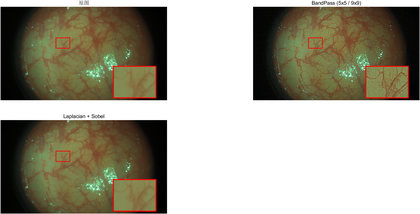
%> input picture A_Laplacian_sobel/Results/20251204144725453_20260911_093647_361/comparison.png, 420 x 214 px, shrunk from 1857 x 948 before the run, given in place of 20251204144725453.bmp, which was not available
$ octave --eval "result = validateRealImageExperiments;"   (GNU Octave 9; MATLAB toolbox functions it lacks are replaced by stand-ins)
%> lines starting %> are read from the running program, lines starting %| are printed output that depends on the picture; in (x1, y1, x2, y2) boxes, pixels count from 0 and x2, y2 are one past the last pixel; in counts of white or black regions, pixels touching at a corner belong together; the program's own positions count from 1; pictures that were not available may be replaced by others from this repository, and a replacement may not be noted
### A_Laplacian_sobel/Functions/runLaplacianTextureExperiment.m
function [outputDir, experiment] = runLaplacianTextureExperiment( ...
        inputPath, alpha, roi, outputRoot)
%RUNLAPLACIANTEXTUREEXPERIMENT 同图计算、显示并保存两条增强链。
%   demo 负责运行时框选；本函数接收明确的整数像素 ROI [x y w h]。
%   自动保存检查可提供固定 ROI，不将它当作手动交互验收。
%   BandPass 使用独立副本：5x5 / 0.7,1.2 和 9x9 / 1.1,1.8，增量7.5/15。
%   PNG 为显示映射；experiment.mat 保留原始有符号 double 数据。

    narginchk(4, 4);
    moduleRoot = fileparts(fileparts(mfilename('fullpath')));
    originalPath = path;
    pathCleanup = onCleanup(@() path(originalPath));
    addpath(fullfile(moduleRoot, 'ReferenceBandPass'), '-begin');
    addpath(fullfile(moduleRoot, 'Functions'), '-begin');

    img = imread(inputPath);
    if ~(isa(img, 'uint8') && ~isempty(img) && ...
            ndims(img) == 3 && size(img, 3) == 3)
        error('runLaplacianTextureExperiment:InvalidImage', ...
            '输入必须为非空 RGB uint8 图像。');
    end
    if ~(isnumeric(roi) && isreal(roi) && isequal(size(roi), [1, 4]) && ...
            all(isfinite(roi)) && all(roi == round(roi)) && all(roi >= 1) && ...
            roi(1) + roi(3) - 1 <= size(img, 2) && ...
            roi(2) + roi(4) - 1 <= size(img, 1))
        error('runLaplacianTextureExperiment:InvalidROI', ...
            'roi 必须为图像内的整数像素矩形 [x y width height]。');
    end
    roi = double(roi);

    [outImg, debug] = enhanceTextureLaplacian(img, alpha);
    alpha = double(alpha);
    bandPassParams = struct('sigmaFine1', 0.7, 'sigmaFine2', 1.2, ...
        'sigmaMid1', 1.1, 'sigmaMid2', 1.8);
    alphaFine = 7.5;
    alphaMid = 15;
    [detailFine, detailMid] = splitLayerDualBandPass(img, bandPassParams);
    [softMaskMid, softMaskFine, hardMask] = softHighlightMaskDual(img);
    imgRawBandPass = double(img) ...
        + alphaFine .* detailFine .* (1 - softMaskFine) ...
        + alphaMid .* detailMid .* (1 - softMaskMid);
    imgBandPass = uint8(round(min(max(imgRawBandPass, 0), 255)));

    showImageComparison({img, imgBandPass, outImg}, ...
        ["原图", "BandPass (5x5 / 9x9)", "Laplacian + Sobel"], roi);
    comparisonFigure = gcf;

    % 细节图共享对称尺度，梯度图共享尺度；全零时使用安全显示尺度1。
    displayScales = struct( ...
        'detailAbsMax', max(max(abs(debug.detail(:))), 1), ...
        'gradientMax', max(max(debug.gradient(:)), 1), ...
        'signedZeroLevel', 0.5, 'weightRange', [0, 1]);
    bandPass = struct('params', bandPassParams, ...
        'kernelSizeFine', 5, 'kernelSizeMid', 9, ...
        'alphaFine', alphaFine, 'alphaMid', alphaMid, ...
        'detailFine', detailFine, 'detailMid', detailMid, ...
        'softMaskFine', softMaskFine, 'softMaskMid', softMaskMid, ...
        'hardMask', hardMask, 'rawOutput', imgRawBandPass, 'output', imgBandPass);
    experiment = struct('inputPath', char(inputPath), 'img', img, ...
        'alpha', alpha, 'roi', roi, 'debug', debug, 'outImg', outImg, ...
        'bandPass', bandPass, 'displayScales', displayScales);

    [~, imageStem] = fileparts(char(inputPath));
    runName = [imageStem, '_', char(datetime('now', 'Format', 'yyyyMMdd_HHmmss_SSS'))];
    outputDir = fullfile(outputRoot, runName);
    suffix = 1;
    while exist(outputDir, 'file') || exist(outputDir, 'dir')
        outputDir = fullfile(outputRoot, sprintf('%s_%d', runName, suffix));
        suffix = suffix + 1;
    end
    mkdir(outputDir);
    imwrite(img, fullfile(outputDir, '01_original.png'));
    imwrite(signedDisplay(debug.detail, displayScales.detailAbsMax), ...
        fullfile(outputDir, '02_laplacian_detail.png'));
    imwrite(unitDisplay(debug.gradient / displayScales.gradientMax), ...
        fullfile(outputDir, '03_sobel_gradient.png'));
    imwrite(unitDisplay(debug.gradientSmooth / displayScales.gradientMax), ...
        fullfile(outputDir, '04_sobel_gradient_smooth.png'));
    imwrite(unitDisplay(debug.sobelWeight), fullfile(outputDir, '05_sobel_weight.png'));
    imwrite(debug.highlightHardMask, fullfile(outputDir, '06_highlight_hard_mask.png'));
    imwrite(unitDisplay(debug.highlightSoftMask), ...
        fullfile(outputDir, '07_highlight_soft_mask.png'));
    imwrite(unitDisplay(debug.highlightWeight), ...
        fullfile(outputDir, '08_highlight_weight.png'));
    imwrite(signedDisplay(debug.weightedDetail, displayScales.detailAbsMax), ...
        fullfile(outputDir, '09_weighted_detail.png'));
    imwrite(outImg, fullfile(outputDir, '10_output.png'));
    imwrite(imgBandPass, fullfile(outputDir, '11_bandpass_output.png'));
    exportgraphics(comparisonFigure, fullfile(outputDir, 'comparison.png'), ...
        'Resolution', 150);
    save(fullfile(outputDir, 'experiment.mat'), 'experiment', '-v7.3');
    % 恢复调用前路径，显示窗口继续保留供观察。
    clear pathCleanup;
end


function imageU8 = signedDisplay(values, scale)
    imageU8 = unitDisplay(0.5 + 0.5 * values / scale);
end


function imageU8 = unitDisplay(values)
    imageU8 = uint8(round(255 * min(max(values, 0), 1)));
end

### A_Laplacian_sobel/Functions/enhanceTextureLaplacian.m
function [outImg, debug] = enhanceTextureLaplacian(img, alpha)
%ENHANCETEXTURELAPLACIAN Laplacian + Sobel 权重 + 单 Highlight SoftMask。
%   img：非空 RGB uint8 图像。
%   alpha：有限非负实数标量，缺省为 3；0 表示不增加细节。
%   outImg：与输入同尺寸的 RGB uint8 图像。
%   debug：设计文档规定的十二个二维中间结果。

    narginchk(1, 2);
    if ~(isa(img, 'uint8') && ~isempty(img) && ...
            ndims(img) == 3 && size(img, 3) == 3)
        error('enhanceTextureLaplacian:InvalidImage', ...
            'img 必须是非空 RGB uint8 图像。');
    end
    if nargin < 2
        alpha = 3;
    end
    if ~(isnumeric(alpha) && isreal(alpha) && isscalar(alpha) && ...
            isfinite(alpha) && alpha >= 0)
        error('enhanceTextureLaplacian:InvalidParameter', ...
            'alpha 必须是有限非负实数标量。');
    end
    alpha = double(alpha);

    imgD = double(img);
    R = imgD(:, :, 1);
    G = imgD(:, :, 2);
    B = imgD(:, :, 3);
    Y = 0.299 * R + 0.587 * G + 0.114 * B;

    detail = getLaplacianDetail(Y);
    [sobelWeight, gx, gy, gradient, gradientSmooth] = getSobelWeight(Y);
    [highlightSoftMask, highlightHardMask] = softHighlightMaskSingle(img);
    highlightWeight = 1 - highlightSoftMask;

    weightedDetail = detail .* sobelWeight .* highlightWeight;
    Yout = Y + alpha * weightedDetail;
    Yout = min(max(Yout, 0), 255);

    deltaY = Yout - Y;
    Rout = min(max(R + deltaY, 0), 255);
    Gout = min(max(G + deltaY, 0), 255);
    Bout = min(max(B + deltaY, 0), 255);
    outImg = uint8(round(cat(3, Rout, Gout, Bout)));

    debug.Y = Y;
    debug.detail = detail;
    debug.gx = gx;
    debug.gy = gy;
    debug.gradient = gradient;
    debug.gradientSmooth = gradientSmooth;
    debug.sobelWeight = sobelWeight;
    debug.highlightHardMask = highlightHardMask;
    debug.highlightSoftMask = highlightSoftMask;
    debug.highlightWeight = highlightWeight;
    debug.weightedDetail = weightedDetail;
    debug.Yout = Yout;
end

### A_Laplacian_sobel/Functions/getLaplacianDetail.m
function detail = getLaplacianDetail(Y)
%GETLAPLACIANDETAIL 用中心为正的 3x3 Laplacian 核提取亮度细节。
%   Y：非空二维 double 亮度，detail：同尺寸的有符号 double。
%   边界采用 replicate；重建时将该细节加回原始亮度。

    narginchk(1, 1);
    if ~(isa(Y, 'double') && isreal(Y) && ismatrix(Y) && ...
            ~isempty(Y) && all(isfinite(Y(:))))
        error('getLaplacianDetail:InvalidImage', ...
            'Y 必须是非空有限实数二维 double 亮度图。');
    end

    kernelL = [0 -1 0; -1 4 -1; 0 -1 0];
    detail = imfilter(Y, kernelL, 'replicate', 'same');
end

### A_Laplacian_sobel/Functions/getSobelWeight.m
function [sobelWeight, gx, gy, gradient, gradientSmooth] = getSobelWeight(Y)
%GETSOBELWEIGHT Sobel L1 梯度经 5x5 均值平滑及固定尺度归一化。
%   Y：非空二维 double 亮度；所有输出均为同尺寸二维 double。
%   sobelWeight = clip(gradientSmooth / (8 * 255), 0, 1)。
%   不使用梯度阈值或 SoftMask 映射；各滤波边界采用 replicate。

    narginchk(1, 1);
    if ~(isa(Y, 'double') && isreal(Y) && ismatrix(Y) && ...
            ~isempty(Y) && all(isfinite(Y(:))))
        error('getSobelWeight:InvalidImage', ...
            'Y 必须是非空有限实数二维 double 亮度图。');
    end

    sobelX = [-1 0 1; -2 0 2; -1 0 1];
    sobelY = [-1 -2 -1; 0 0 0; 1 2 1];
    gx = imfilter(Y, sobelX, 'replicate', 'same');
    gy = imfilter(Y, sobelY, 'replicate', 'same');
    gradient = abs(gx) + abs(gy);

    meanKernel = ones(5, 5) / 25;
    gradientSmooth = imfilter(gradient, meanKernel, 'replicate', 'same');
    sobelWeight = gradientSmooth / (8 * 255);
    sobelWeight = min(max(sobelWeight, 0), 1);
end

### A_Laplacian_sobel/Functions/highlightMask.m
function mask = highlightMask(img)

% 利用阈值分割，形成亮斑掩码

% img  : RGB三通道 uint8 图像
% mask : logical二值亮斑掩模
%        1 - 亮斑
%        0 - 非亮斑

assert(isa(img, 'uint8'), '输入图像必须为 uint8 类型');
assert(size(img, 3) == 3, '输入图像必须为 RGB 三通道图像');

[height, width, ~] = size(img);

%% 参数设置
Te = uint8(round(255*0.93));
Th = uint8(round(255*0.85));
Tl = uint8(round(255*0.1));

%% 获取最大最小值
% Lmax 用于暗区增强和亮斑亮度判断
% Lmin 用于判断 RGB 三通道是否接近

Lmax = zeros(height, width);
Lmin = zeros(height, width);
lightMask = zeros(height, width);
mirroMask = zeros(height, width);

for i = 1:height
    for j = 1:width

        % RGB 最大值
        maxTemp = max(img(i,j,1), img(i,j,2));
        Lmax(i,j) = max(maxTemp, img(i,j,3));

        % RGB 最小值
        minTemp = min(img(i,j,1), img(i,j,2));
        Lmin(i,j) = min(minTemp, img(i,j,3));

        chromaDiff = Lmax(i,j) - Lmin(i,j);

        if Lmax(i,j) >= Te
            lightMask(i,j) = 1;
        elseif (Lmax(i,j) >= Th) && (chromaDiff <= Tl)
            mirroMask(i,j) = 1;
        end
    end
end

% Sum_m = sum(mirroMask(:));
% Sum_l = sum(lightMask(:));
% disp([Sum_m, Sum_l]);


mask = lightMask | mirroMask;

% [7 lines of commented-out code are left out]

end

### A_Laplacian_sobel/Functions/dilate3x3.m
function outMask = dilate3x3(inMask, iter)
%DILATE3X3 采用 3x3 邻域的显式膨胀
%
% 输入：
%   inMask : logical 二值图
%   iter   : 膨胀次数，正整数
%
% 输出：
%   outMask : logical 二值图
%
% 说明：
%   这里使用显式循环实现，便于后续定点化 / FPGA 映射。

    assert(islogical(inMask), 'inMask 必须为 logical 类型');
    assert(iter >= 1, 'iter 必须 >= 1');

    outMask = inMask;

    for t = 1:iter
        outMask = dilate3x3Once(outMask);
    end

end


%% ========================================================================
function outMask = dilate3x3Once(inMask)
% 单次 3x3 膨胀，边界采用复制填充

    [height, width] = size(inMask);

    padMask = false(height + 2, width + 2);

    % 中心
    padMask(2:height+1, 2:width+1) = inMask;

    % 上下边
    padMask(1, 2:width+1)        = inMask(1, :);
    padMask(height+2, 2:width+1) = inMask(height, :);

    % 左右边
    padMask(2:height+1, 1)       = inMask(:, 1);
    padMask(2:height+1, width+2) = inMask(:, width);

    % 四角
    padMask(1, 1)                = inMask(1, 1);
    padMask(1, width+2)          = inMask(1, width);
    padMask(height+2, 1)         = inMask(height, 1);
    padMask(height+2, width+2)   = inMask(height, width);

    outMask = false(height, width);

    for i = 1:height
        for j = 1:width
            block = padMask(i:i+2, j:j+2);
            outMask(i, j) = any(block(:));
        end
    end

end

### A_Laplacian_sobel/Functions/softHighlightMaskSingle.m
function [softMask, hardMask] = softHighlightMaskSingle(img)
%SOFTHIGHLIGHTMASKSINGLE 沿用原 Fine 分支尺度的单 Highlight SoftMask。
%   img：非空 RGB uint8 图像。
%   softMask：二维 double，[0,1]；1 表示完全保护，0 表示不保护。
%   hardMask：highlightMask 产生的二维 logical 原始亮斑掩模。
%   3x3 膨胀一次，随后调用 gaussian5x5Fix 一次并保留膨胀核心为 1。

    narginchk(1, 1);
    if ~(isa(img, 'uint8') && ~isempty(img) && ...
            ndims(img) == 3 && size(img, 3) == 3)
        error('softHighlightMaskSingle:InvalidImage', ...
            'img 必须是非空 RGB uint8 图像。');
    end

    hardMask = logical(highlightMask(img));
    coreMask = dilate3x3(hardMask, 1);
    maskU8 = uint8(coreMask) .* uint8(255);
    blurMaskU8 = gaussian5x5Fix(maskU8);
    softMaskU8 = max(maskU8, blurMaskU8);
    softMask = double(softMaskU8) ./ 255.0;
end

### A_Laplacian_sobel/Functions/gaussian5x5Fix.m
function dst = gaussian5x5Fix(img)
% gaussian5x5Fix 5x5整数高斯滤波
%
% img : 输入图像，uint8
%       支持单通道灰度图或RGB三通道图
%
% dst : 高斯滤波输出，uint8，与输入尺寸一致
%
% 高斯核采用可分离整数形式：
%
%            [1 4 6 4 1]
%   h = ---------------------
%                  16
%
% 二维高斯：
%
%   G = h' * h
%
% 水平和垂直方向均采用整数加权，
% 最终统一除以 16*16 = 256。
%
% 设计特点：
%   1. 不使用浮点乘法；
%   2. 系数4、6使用移位加法实现；
%   3. 中间过程不提前截断；
%   4. 最后采用 +128 后右移8位实现四舍五入；
%   5. 便于后续映射到 FPGA / HLS。

%% ========================
%  输入检查
% =========================

assert(isa(img, 'uint8'), ...
    '输入图像必须为 uint8');

assert(ndims(img) == 2 || ...
      (ndims(img) == 3 && size(img, 3) == 3), ...
    '输入图像必须为单通道或RGB三通道 uint8 图像');

[h, w, c] = size(img);


%% ========================
%  镜像填充
% =========================

% 5x5 kernel：
% 上下左右各需要2个像素
padImg = padarray(img, [2, 2], 'symmetric');


%% ========================
%  中间变量
% =========================

% 水平滤波最大值：
%
% 255 * (1 + 4 + 6 + 4 + 1)
% = 255 * 16
% = 4080
%
% uint16 足够

tmp = zeros(h + 4, w, c, 'uint16');

% 最终输出仍然为uint8
dst = zeros(h, w, c, 'uint8');


%% ========================
%  水平 1D Gaussian
% =========================

for ch = 1:c

    for y = 1:(h + 4)

        for x = 1:w

            p0 = uint16(padImg(y, x    , ch));
            p1 = uint16(padImg(y, x + 1, ch));
            p2 = uint16(padImg(y, x + 2, ch));
            p3 = uint16(padImg(y, x + 3, ch));
            p4 = uint16(padImg(y, x + 4, ch));

            % [1 4 6 4 1]
            %
            % 4*x = x << 2
            % 6*x = (x << 2) + (x << 1)

            sumH = ...
                p0 + ...
                bitshift(p1, 2) + ...
                bitshift(p2, 2) + bitshift(p2, 1) + ...
                bitshift(p3, 2) + ...
                p4;

            % 水平方向暂时不除16，
            % 保留完整整数精度
            tmp(y, x, ch) = sumH;

        end
    end
end


%% ========================
%  垂直 1D Gaussian
% =========================

for ch = 1:c

    for y = 1:h

        for x = 1:w

            % 转uint32，避免后续累加位宽受限
            p0 = uint32(tmp(y    , x, ch));
            p1 = uint32(tmp(y + 1, x, ch));
            p2 = uint32(tmp(y + 2, x, ch));
            p3 = uint32(tmp(y + 3, x, ch));
            p4 = uint32(tmp(y + 4, x, ch));

            sumV = ...
                p0 + ...
                bitshift(p1, 2) + ...
                bitshift(p2, 2) + bitshift(p2, 1) + ...
                bitshift(p3, 2) + ...
                p4;

            % 水平归一化系数 = 16
            % 垂直归一化系数 = 16
            %
            % 总归一化系数：
            % 16 * 16 = 256 = 2^8
            %
            % +128 后 >> 8：
            % 实现除256时的四舍五入

            dstPixel = bitshift(sumV + uint32(128), -8);

            dst(y, x, ch) = uint8(dstPixel);

        end
    end
end

end

### A_Laplacian_sobel/tests/validateRealImageExperiments.m
function outputDirs = validateRealImageExperiments
%VALIDATEREALIMAGEEXPERIMENTS 两张实图的算法、显示导出和MAT保存检查。
%   使用明确固定的 ROI 进行自动检查；不替代 demo 的手动框选验收。
    moduleRoot = fileparts(fileparts(mfilename('fullpath')));
    projectRoot = fileparts(moduleRoot);
    originalPath = path;
    originalVisibility = get(groot, 'DefaultFigureVisible');
    environmentCleanup = onCleanup(@() restoreEnvironment( ...
        originalPath, originalVisibility));
    addpath(fullfile(moduleRoot, 'Functions'), '-begin');
    set(groot, 'DefaultFigureVisible', 'off');

    inputPaths = { ...
        fullfile(projectRoot, 'ComenImg', '消化道临床', '20251204144725453.bmp'), ...
        fullfile(projectRoot, 'OlympusImg', ...
            'CV-1500_07351590_20260819092655_PE_0001.jpg')};
    outputDirs = cell(size(inputPaths));
    for i = 1:numel(inputPaths)
        inputPath = inputPaths{i};
        img = imread(inputPath);
%> img is the input picture: size 214x420x3 uint8; mean R, G, B 165.3, 161, 146.2
        roi = [floor(size(img, 2) / 3), floor(size(img, 1) / 3), 160, 120];
%> roi = [140 71 160 120]
        startTime = tic;
        [outputDir, experiment] = runLaplacianTextureExperiment( ...
            inputPath, 3, roi, fullfile(moduleRoot, 'Results'));
%> in enhanceTextureLaplacian, `G = imgD(:, :, 2);`:
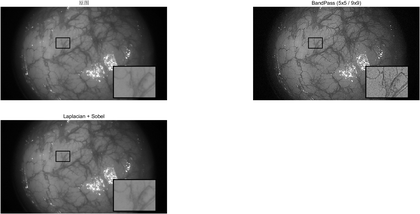
%> G: size 214x420 double; min 0, max 255, mean 161
%> in enhanceTextureLaplacian, `B = imgD(:, :, 3);`:
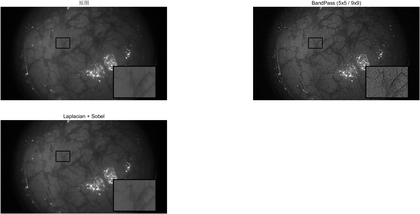
%> B: size 214x420 double; min 0, max 255, mean 146.2
%> in getSobelWeight, `gy = imfilter(Y, sobelY, 'replicate', 'same');`:
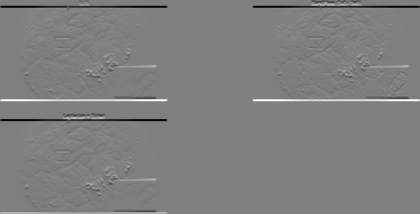
%> gy: size 214x420 double; min -1020, max 1020, mean -1.8; drawn with min black and max white
%> in getSobelWeight, `gradientSmooth = imfilter(gradient, meanKernel, 'replicate', 'same');`:
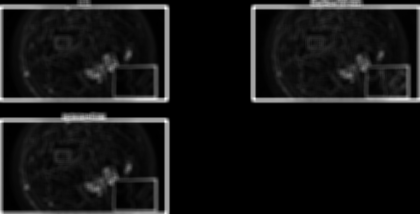
%> gradientSmooth: size 214x420 double; min 0, max 633.6, mean 52.1; drawn with min black and max white
%> after the loop in highlightMask, `for i = 1:height`:
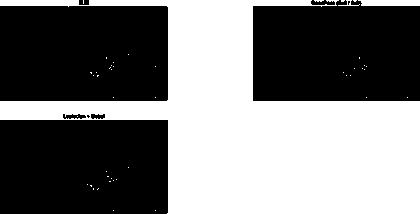
%> lightMask: size 214x420 double; values 0 (black) and 1 (white), 46.7% white; 46 white regions (43 under 20 px), largest, box (x1, y1, x2, y2) and area: (0, 0, 420, 214) 41475, (358, 0, 420, 6) 356, (338, 0, 360, 6) 38
%> after the loop in highlightMask, `for i = 1:height`:
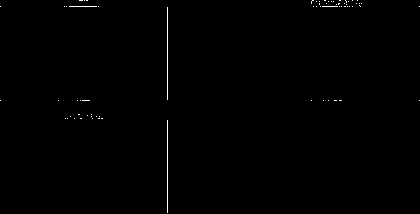
%> mirroMask: size 214x420 double; values 0 (black) and 1 (white), 0.36% white in thin lines or dots
%> in highlightMask, `mask = lightMask | mirroMask;`: mask: size 214x420 logical; 47% white; 46 white regions (45 under 20 px), largest, box (x1, y1, x2, y2) and area: (0, 0, 420, 214) 42220
%> in softHighlightMaskSingle, `maskU8 = uint8(coreMask) .* uint8(255);`: maskU8: size 214x420 uint8; 49% white; 22 white regions (16 under 20 px), largest, box (x1, y1, x2, y2) and area: (0, 0, 420, 214) 43642, (106, 175, 118, 183) 50, (89, 71, 100, 78) 47, (108, 61, 115, 71) 43, (86, 183, 95, 191) 35, (361, 64, 368, 71) 32
%> in gaussian5x5Fix, `padImg = padarray(img, [2, 2], 'symmetric');`:
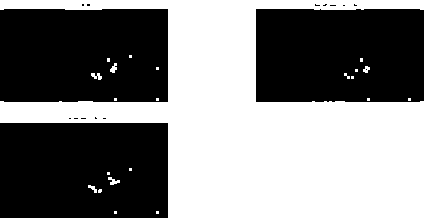
%> padImg: size 218x424 uint8; 49.4% white; 22 white regions (16 under 20 px), largest, box (x1, y1, x2, y2) and area: (0, 0, 424, 218) 45308, (108, 177, 120, 185) 50, (91, 73, 102, 80) 47, (110, 63, 117, 73) 43, (88, 185, 97, 193) 35, (363, 66, 370, 73) 32
        outputDirs{i} = outputDir;
        saved = load(fullfile(outputDir, 'experiment.mat'), 'experiment');
        assert(isequaln(saved.experiment, experiment), 'MAT 数据未完整保留。');
        assert(isequal(experiment.img, img), '原始输入发生变化。');
        assert(isequal(experiment.roi, roi), 'ROI 未完整保存。');
        assert(experiment.alpha == 3, 'alpha 与设定不一致。');
        assert(experiment.bandPass.kernelSizeFine == 5 && ...
            experiment.bandPass.kernelSizeMid == 9, 'BandPass 核尺寸不正确。');
        assert(isequal(experiment.bandPass.params, struct( ...
            'sigmaFine1', 0.7, 'sigmaFine2', 1.2, ...
            'sigmaMid1', 1.1, 'sigmaMid2', 1.8)), 'BandPass 参数不正确。');
        assert(experiment.bandPass.alphaFine == 7.5 && ...
            experiment.bandPass.alphaMid == 15, 'BandPass 增量增益不正确。');

        pngFiles = dir(fullfile(outputDir, '*.png'));
        assert(numel(pngFiles) == 12, '应保存十张设计图、BandPass图和对比图。');
        for j = 1:numel(pngFiles)
            filePath = fullfile(outputDir, pngFiles(j).name);
            png = imread(filePath);
            assert(~isempty(png), 'PNG 无法读取。');
            if ~strcmp(pngFiles(j).name, 'comparison.png')
                assert(size(png, 1) == size(img, 1) && ...
                    size(png, 2) == size(img, 2), 'PNG 尺寸与原图不一致。');
            end
        end
        assert(isequal(imread(fullfile(outputDir, '01_original.png')), img));
        assert(isequal(imread(fullfile(outputDir, '10_output.png')), experiment.outImg));
        assert(isequal(imread(fullfile(outputDir, '11_bandpass_output.png')), ...
            experiment.bandPass.output));

        debug = experiment.debug;
        assert(all(isfinite(debug.detail(:))) && any(debug.detail(:) < 0) && ...
            any(debug.detail(:) > 0), 'Laplacian 有符号细节未保留。');
        assert(all(isfinite(debug.weightedDetail(:))), '加权细节存在非有限值。');
        core = dilate3x3(debug.highlightHardMask, 1);
        assert(all(debug.highlightSoftMask(core) == 1));
        assert(all(debug.weightedDetail(core) == 0));
        for channel = 1:3
            inputChannel = img(:, :, channel);
            outputChannel = experiment.outImg(:, :, channel);
            assert(isequal(inputChannel(core), outputChannel(core)), ...
                '高光膨胀核心内输出发生变化。');
        end
        scale = experiment.displayScales.detailAbsMax;
        expectedDetail = uint8(round(255 * min(max( ...
            0.5 + 0.5 * debug.detail / scale, 0), 1)));
        expectedWeighted = uint8(round(255 * min(max( ...
            0.5 + 0.5 * debug.weightedDetail / scale, 0), 1)));
        assert(isequal(imread(fullfile(outputDir, '02_laplacian_detail.png')), expectedDetail));
        assert(isequal(imread(fullfile(outputDir, '09_weighted_detail.png')), expectedWeighted));
        fprintf('REAL_IMAGE_PASS %d size=%dx%d elapsed=%.2fs\n%s\n', ...
            i, size(img, 2), size(img, 1), toc(startTime), outputDir);
        close all;
    end
    fprintf('REAL_IMAGE_TOTAL=%d PASSED=%d\n', numel(inputPaths), numel(outputDirs));
    clear environmentCleanup;
end


function restoreEnvironment(originalPath, originalVisibility)
    path(originalPath);
    set(groot, 'DefaultFigureVisible', originalVisibility);
end
%> (the run ends here)
